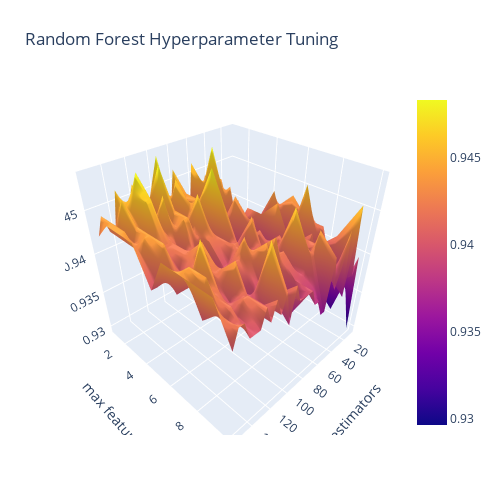

The cell this chart's notebook holds for it:
### Code cell
fig = go.Figure(data = [go.Surface(z=z, y=y, x=x)], layout=layout)
fig.update_layout(title='Random Forest Hyperparameter Tuning', scene = dict(xaxis_title='n estimators', yaxis_title='max features', zaxis_title='Accuracy'), autosize=False, width=500, height=500, margin=dict(l=65, r=50, b=65, t=90))

fig.show()

### Figure 1 — Plotly figure (JSON) as saved in the notebook; plotly's stock layout.template omitted (floating-point values rounded to 4 significant figures; data arrays with more than 128 entries replaced by an {"elided": "..."} marker saying what was removed)
{"data": [{"type": "surface", "x": [10, 15, 20, 25, 30, 35, 40, 45, 50, 55, 60, 65, 70, 75, 80, 85, 90, 95, 100, 105, 110, 115, 120, 125, 130, 135, 140, 145, 150, 155], "y": [1, 2, 3, 4, 5, 6, 7, 8, 9, 10], "z": {"elided": "10x30 float values"}}], "layout": {"autosize": false, "height": 500, "margin": {"b": 65, "l": 65, "r": 50, "t": 90}, "scene": {"xaxis": {"title": {"text": "n estimators"}}, "yaxis": {"title": {"text": "max features"}}, "zaxis": {"title": {"text": "Accuracy"}}}, "title": {"text": "Random Forest Hyperparameter Tuning"}, "width": 500, "xaxis": {"title": {"text": "max features"}}, "yaxis": {"title": {"text": "n estimators"}}}}
